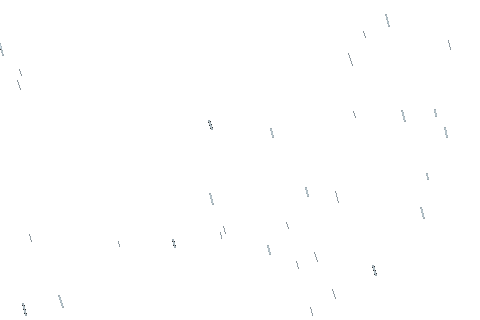
#> input picture assets/vj/ambient_drizzle.gif, 480 x 320 px
$ python photosensitivity_check.py
#> lines starting #> are read from the running program, lines starting #| are printed output that depends on the picture
#!/usr/bin/env python3
"""
Photosensitivity check for animated GIF assets (WCAG 2.x SC 2.3.1, simplified).

For every GIF: decode frames with their delays, compute per-block mean relative
luminance (sRGB -> linear, WCAG formula) on a 4x4 grid plus the whole frame,
and count "flashes" = pairs of opposing luminance changes >= 0.10 where the
darker state is < 0.80, inside any sliding 1-second window. Also counts
saturated-red transitions (WCAG "red flash", simplified: R/(R+G+B) >= 0.8).

This is a conservative screening tool, not a certified analyser (PEAT/Harding).
Output: JSON on stdout. Exit code 1 if any asset exceeds 3 flashes/second.
Requires Pillow + numpy.
"""
import json, sys, glob, os
import numpy as np
from PIL import Image

def rel_lum(rgb):
    c = rgb.astype(np.float64) / 255.0
    lin = np.where(c <= 0.04045, c / 12.92, ((c + 0.055) / 1.055) ** 2.4)
    return 0.2126 * lin[..., 0] + 0.7152 * lin[..., 1] + 0.0722 * lin[..., 2]

def red_ratio(rgb):
    s = rgb.astype(np.float64).sum(axis=-1) + 1e-9
    return rgb[..., 0] / s

def frames_of(path):
    im = Image.open(path)
    out = []
    for i in range(getattr(im, 'n_frames', 1)):
        im.seek(i)
        out.append((np.array(im.convert('RGB')), int(im.info.get('duration', 100) or 100)))
    return out

def block_means(arr, fn, grid=4):
    h, w = arr.shape[:2]
    v = fn(arr)
    res = [float(v.mean())]
    for gy in range(grid):
        for gx in range(grid):
            blk = v[gy * h // grid:(gy + 1) * h // grid, gx * w // grid:(gx + 1) * w // grid]
            res.append(float(blk.mean()))
    return res

def count_flashes(series, times_ms, loops=3):
    """series: luminance per frame for one region; repeat the loop to catch wrap-around."""
    s = series * loops
    t = []
    acc = 0
    period = times_ms[-1] + 0  # placeholder
    for k in range(loops):
        for i, d in enumerate(times_ms):
            t.append(acc)
            acc += d
    changes = []  # (time, sign)
    last_extreme = s[0]
    direction = 0
    for i in range(1, len(s)):
        delta = s[i] - last_extreme
        darker = min(s[i], last_extreme)
        if abs(delta) >= 0.10 and darker < 0.80:
            sign = 1 if delta > 0 else -1
            changes.append((t[i], sign))
            last_extreme = s[i]
            direction = sign
        else:
            # track running extreme in the current direction
            if direction >= 0 and s[i] > last_extreme and direction == 1:
                last_extreme = s[i]
            elif direction <= 0 and s[i] < last_extreme and direction == -1:
                last_extreme = s[i]
    # a flash = pair of opposing consecutive changes
    flashes = []
    for i in range(1, len(changes)):
        if changes[i][1] != changes[i - 1][1]:
            flashes.append(changes[i][0])
    worst = 0
    for i, ft in enumerate(flashes):
        n = sum(1 for x in flashes if ft <= x < ft + 1000)
        worst = max(worst, n)
    return worst, len(changes)

def analyse(path):
    fr = frames_of(path)
    delays = [d for _, d in fr]
    lum = [block_means(a, rel_lum) for a, _ in fr]
    red = [block_means(a, red_ratio) for a, _ in fr]
    worst_general = 0
    max_delta = 0.0
    for r in range(len(lum[0])):
        series = [x[r] for x in lum]
        w, _ = count_flashes(series, delays)
        worst_general = max(worst_general, w)
        for i in range(1, len(series)):
            max_delta = max(max_delta, abs(series[i] - series[i - 1]))
        max_delta = max(max_delta, abs(series[0] - series[-1]))
    red_transitions = 0
    for r in range(len(red[0])):
        series = [x[r] for x in red]
        for i in range(1, len(series)):
            if (series[i] >= 0.8) != (series[i - 1] >= 0.8):
                red_transitions += 1
    total = sum(delays)
    return {
        'file': os.path.relpath(path),
        'frames': len(fr),
        'minDelayMs': min(delays),
        'effectiveFps': round(len(fr) / (total / 1000.0), 2) if total else None,
        'maxBlockLuminanceStep': round(max_delta, 4),
        'worstFlashesPerSecond': worst_general,
        'redStateTransitions': red_transitions,
        'pass': worst_general <= 3 and red_transitions == 0,
    }

def main(argv):
    roots = argv[1:] or ['assets']
    files = []
    for r in roots:
        files += sorted(glob.glob(os.path.join(r, '**', '*.gif'), recursive=True))
    results = [analyse(f) for f in files]
#> in frames_of, im is the input picture: PIL image 480x320 P; mean R, G, B, A 156, 167, 174, 0.8
#> after the loop in frames_of, `for i in range(getattr(im, 'n_frames', 1)):`:
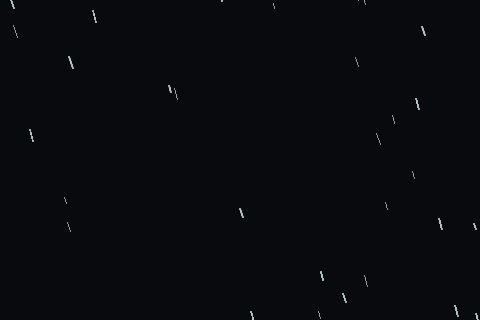
#> im: PIL image 480x320 RGBA; mean R, G, B, A 8.4, 10.5, 14.5, 255
#> after the loop in frames_of, `for i in range(getattr(im, 'n_frames', 1)):`: out = 12 items
#> in analyse, `delays = [d for _, d in fr]`: delays = [330, 330, 330, 330, 330, 330, 330, 330, 330, 330, 330, 330]
#> in rel_lum, `c = rgb.astype(np.float64) / 255.0`:
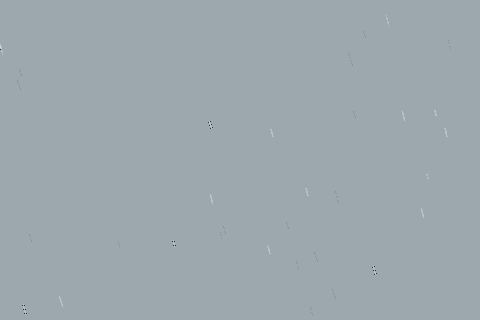
#> c: shape (320, 480, 3) float64; mean of channels 0, 1, 2 0.612, 0.655, 0.682; drawn as R, G, B
#> in rel_lum, `lin = np.where(c <= 0.04045, c / 12.92, ((c + 0.055) / 1.055) ** 2.4)`:
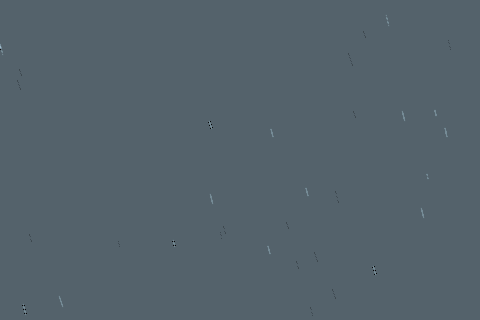
#> lin: shape (320, 480, 3) float64; mean of channels 0, 1, 2 0.333, 0.387, 0.423; drawn as R, G, B
#> in block_means, `res = [float(v.mean())]`: res = [0.378]
#> after the loop in block_means, `for gy in range(grid):`: res = [0.378, 0.378, 0.378, 0.378, 0.378, 0.378, 0.378, 0.378, 0.378, 0.378, 0.378, 0.378, 0.378, 0.378, 0.378, 0.378, 0.378]
#> in analyse, `lum = [block_means(a, rel_lum) for a, _ in fr]`: lum = 12 items
#> the loop in analyse, `for r in range(len(lum[0])):` made 17 passes
#> max_delta on passes 1 to 12: 0.374, 0.374, 0.375, 0.375, 0.375, 0.375, 0.375, 0.375, 0.375, 0.375, 0.375, 0.375
#> the loop in analyse, `for r in range(len(red[0])):` made 17 passes
#> after the loop in analyse, `for r in range(len(red[0])):`: red_transitions = 0
#> in analyse, `total = sum(delays)`: total = 3960
#> results = 1 item
    ok = all(x['pass'] for x in results)
#> ok = True
    print(json.dumps({'tool': 'photosensitivity_check.py', 'threshold': 'WCAG 2.3.1 (3 flashes/s, simplified)',
                      'assets': results, 'allPass': ok}, indent=2))
#> (printed output is left out)
    return 0 if ok else 1

if __name__ == '__main__':
    sys.exit(main(sys.argv))
#> (the program exits here)
